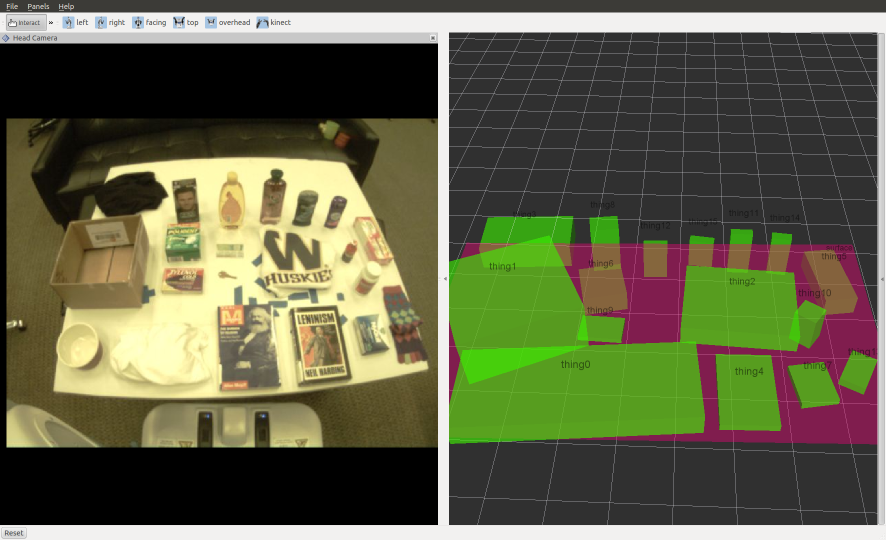
#> input picture data/boundingbox_view.png, 1771 x 1080 px, given in place of the camera (shown at 1/2 size)
$ python median.py
#> lines starting #> are read from the running program, lines starting #| are printed output that depends on the picture
import numpy as np
import cv2
import copy

# Defaults to webcam
cap = cv2.VideoCapture(0)

# Create Window
cv2.namedWindow('median')

# Callback function for user input
def nothing(x):
    pass

# User input
cv2.createTrackbar('amount', 'median', 0, 10, nothing)
#> slider 'amount' is set to 3

# Video loop
while(True):

    # Capture image
    ret, frame = cap.read()
#> frame is the input picture: shape (1080, 1771, 3); mean B, G, R 70.9, 99.2, 97.8

    # Resize image
    frame = cv2.resize(frame, None, fx=0.2, fy=0.2)
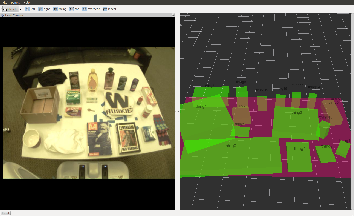
#> frame: shape (216, 354, 3); mean B, G, R 71, 99.3, 97.9

    # Query user input
    amount = cv2.getTrackbarPos('amount', 'median')*2+1 # odd

    # Process images
    color = cv2.medianBlur(frame, amount)
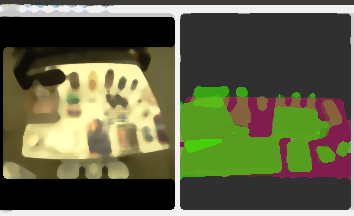
#> color: shape (216, 354, 3); mean B, G, R 70.3, 98.8, 97.4
    gray = cv2.cvtColor(color, cv2.COLOR_RGB2GRAY)
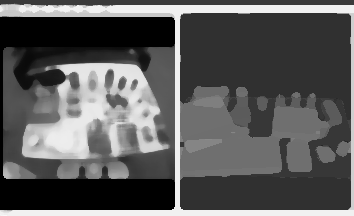
#> gray: shape (216, 354); min 0, max 248, mean 90.1

    # Collect images
    r,c,d = frame.shape
#> r = 216; c = 354; d = 3
    images = np.zeros((r,c*2,d), np.uint8)
    images[0:r,0:c,0:3] = color
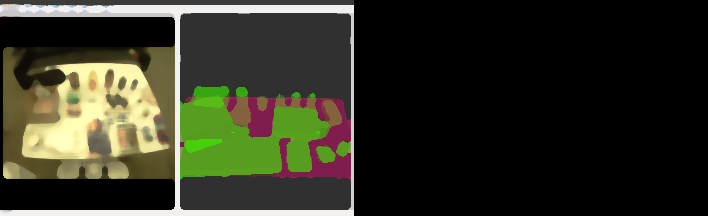
#> images: shape (216, 708, 3); mean B, G, R 35.1, 49.4, 48.7
    images[0:r,c:c*2,0:3] = cv2.cvtColor(gray, cv2.COLOR_GRAY2RGB)
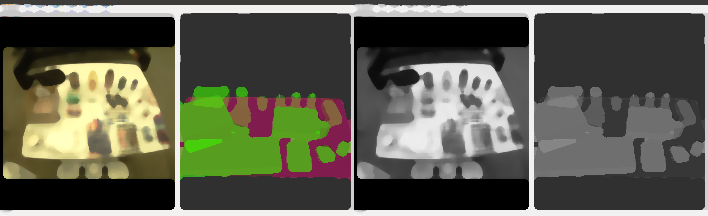
#> images: shape (216, 708, 3); mean B, G, R 80.2, 94.4, 93.7

    # Display images
    cv2.imshow('median', images)

    # Exit
    if cv2.waitKey(1) & 0xFF == ord('q'):
#> (key q is pressed here)
        break

# Clean up
cap.release()
cv2.destroyAllWindows()
